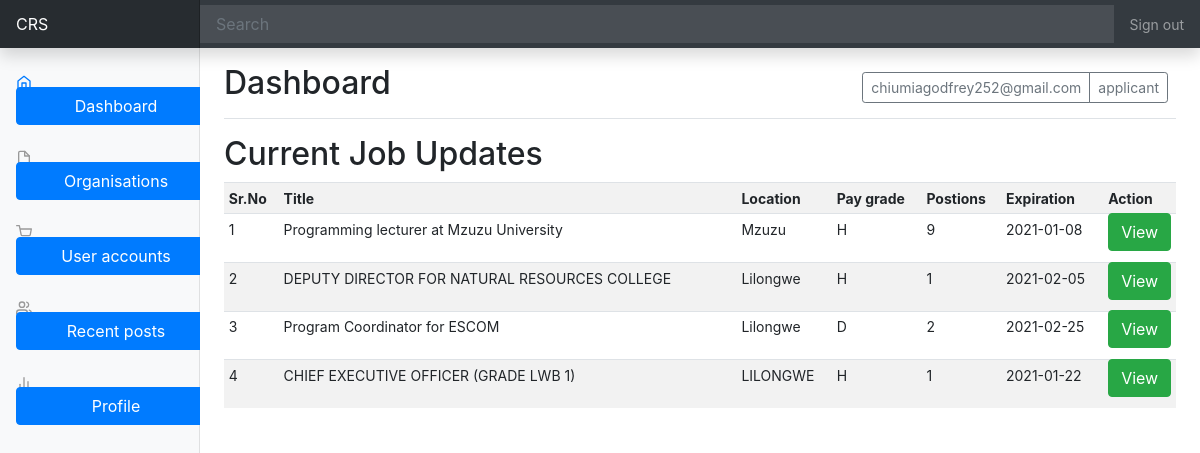
Page /ad/index.php (signed in) on the committed database.
### tables this page shows
CREATE TABLE IF NOT EXISTS `vacancy` (
  `Refference` varchar(20) NOT NULL,
  `Companyname` varchar(30) NOT NULL,
  `category` varchar(255) NOT NULL,
  `Title` varchar(50) NOT NULL,
  `Description` varchar(1000) NOT NULL,
  `Location` varchar(20) NOT NULL,
  `experience` int(255) NOT NULL,
  `Pay` varchar(20) NOT NULL,
  `Positions` int(100) NOT NULL,
  `Expiration` date NOT NULL,
  `Addition` varchar(1000) NOT NULL,
  `hr` varchar(255) NOT NULL,
  `Status` int(255) NOT NULL,
  PRIMARY KEY (`Refference`)
);

### includes/data_center2.php (the view, shortened to what this page needs)
 <h2>Current Job Updates</h2>
      <div class="table-responsive">
        <table class="table table-striped table-sm">
	<Tr class="active">
		<th>Sr.No</th>
		<th>Title</th>
		<th>Location</th>
		<th>Pay grade</th>
		<th>Postions</th>
		<th>Expiration</th>
		<th width="5%%">Action</th>
	</Tr>
		<?php
		include("config.php");
         $inc=1;
         $retval = mysqli_query($link,"SELECT * FROM vacancy ");
		 while($row = mysqli_fetch_array($retval))
		  {
            echo "<Tr>";
echo "<td>".$inc."</td>";
echo "<td>".$row['Title']."</td>";
echo "<td>".$row['Location']."</td>";
echo "<td>".$row['Pay']."</td>";
echo "<td>".$row['Positions']."</td>";
echo "<td>".$row['Expiration']."</td>";
echo "<td>"."<a  href='wrld.php'>"."<button class='btn btn-success' style='width:auto; margin-top:-6px;  margin-bottom:6px;'>View</button>"." "."</a>"."</td>";
echo "</Tr>";
$inc++;
};
		?>
</table>
      </div>

### ad/dashboard.css (style rules this page uses)
body { font-size: .875rem; }

### rows in the picture
vacancy: Title "Programming lecturer at Mzuzu University", Location "Mzuzu", Pay "H", Positions "9", Expiration "2021-01-08"
vacancy: Title "DEPUTY DIRECTOR FOR NATURAL RESOURCES COLLEGE", Location "Lilongwe", Pay "H", Positions "1", Expiration "2021-02-05"
vacancy: Title "Program Coordinator for ESCOM", Location "Lilongwe", Pay "D", Positions "2", Expiration "2021-02-25"
vacancy: Title "CHIEF EXECUTIVE OFFICER (GRADE LWB 1)", Location "LILONGWE", Pay "H", Positions "1", Expiration "2021-01-22"

### other values in the picture
$_SESSION["user"] "chiumiagodfrey252@gmail.com"
$_SESSION["role"] "applicant"
